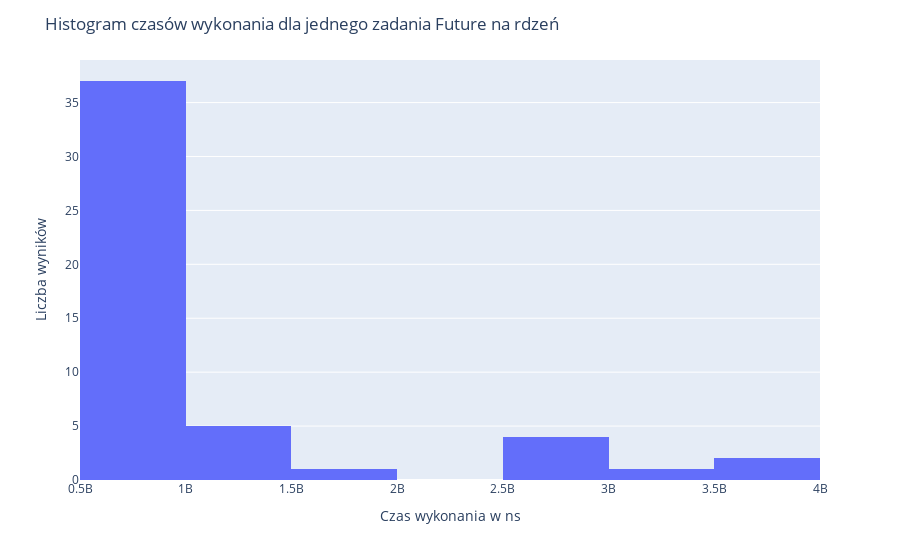

Notebook code cell kept with this figure:
### Code cell
df = pd.DataFrame(read_data("Wyniki/Parallel_Future_One_For_Each_Thread_of_life_performance.txt"))

one_future_per_core_mean_ms = df[0].mean()/ 1e6
print(f'Średnia: {one_future_per_core_mean_ms:0.2f} ms')

fig = px.histogram(df, x=0)
fig.update_xaxes(title='Czas wykonania w ns')
fig.update_yaxes(title='Liczba wyników')
fig.update_layout(title='Histogram czasów wykonania dla jednego zadania Future na rdzeń')
fig.show()
fig.write_image("images/Parallel_Future_One_For_Each_Thread_of_life_performance.png", scale=3)

### Figure 1 — Plotly figure (JSON) as saved in the notebook; plotly's stock layout.template omitted (floating-point values rounded to 4 significant figures)
{"data": [{"alignmentgroup": "True", "bingroup": "x", "hoverlabel": {"namelength": 0}, "hovertemplate": "0=%{x}<br>count=%{y}", "legendgroup": "", "marker": {"color": "#636efa"}, "name": "", "offsetgroup": "", "orientation": "v", "showlegend": false, "type": "histogram", "x": [937659950, 1144430149, 1278973063, 1386256143, 762589046, 1903476237, 755742286, 620781466, 662075649, 2598192800, 849961189, 634992935, 595507927, 2577321686, 853783314, 566227241, 589103544, 2698691096, 1145658014, 717307124, 846884195, 2971532993, 1069010695, 840099657, 752208162, 794622389, 673751994, 3677432146, 648608526, 598971351, 627195876, 627560751, 618732502, 3536234390, 660470353, 622830485, 618118040, 626321829, 678632732, 3076453592, 578358572, 564227928, 578990538, 563618071, 563704528, 676140079, 582087109, 584386312, 576628217, 582562522], "xaxis": "x", "yaxis": "y"}], "layout": {"barmode": "relative", "legend": {"tracegroupgap": 0}, "margin": {"t": 60}, "title": {"text": "Histogram czasów wykonania dla jednego zadania Future na rdzeń"}, "xaxis": {"anchor": "y", "domain": [0, 1], "title": {"text": "Czas wykonania w ns"}}, "yaxis": {"anchor": "x", "domain": [0, 1], "title": {"text": "Liczba wyników"}}}}
